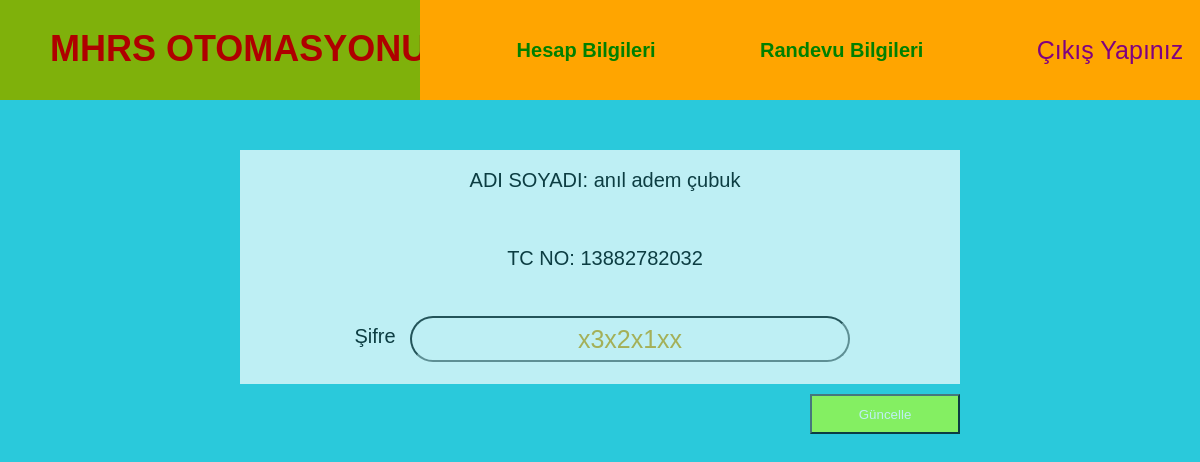
/hesap.php (signed in), run on the app's committed database.
### tables this page shows
CREATE TABLE `hasta` (
  `hasta_id` int(11) NOT NULL,
  `hasta_ad_soyad` varchar(60) NOT NULL,
  `hasta_tc` varchar(11) NOT NULL,
  `hasta_sifre` varchar(35) NOT NULL
);

### hesap.php (the view, shortened to what this page needs)
<?php   include 'baslik.php';        ?>
<!DOCTYPE html>
<html lang="tr">
<head>
</head>
<body>
<form action="guncelle.php" method="post">
    <div class="hesap_con">
        <div class="label">
            <label>ADI SOYADI: </label>
            <label  name="hasta_ad_soyad" > <?php echo $hastacekek['hasta_ad_soyad']; ?></label>
        </div><br>
        <div class="label">
            <label>TC NO: </label>
            <label > <?php echo $hastacekek['hasta_tc']; ?></label>
        </div><br>
        <div class="label">
            <label>Şifre</label>
            <input type="text" name="hasta_sifre" placeholder="<?php echo $hastacekek['hasta_sifre']; ?>" value="<?php echo $hastacekek['hasta_sifre']; ?>">
        </div><br>
        <button type="submit" name="guncelle">Güncelle</button>
    </div>
</form>
</body>
</html>

### style.css (style rules this page uses)
body { padding:0; margin: 0; font-family:'helvatica', sans-serif; text-align: center; background-clip: #af0000; background-color: #2ac9db; }
input[type="text"], input[type="password"] { width: 60%; margin: 10px; height: 50px; background: white; border-radius: 50px; text-align: center; font-size: 25px; color: goldenrod; }
::placeholder { font: 25px; text-align: center; }
select, #randevu_div input, button { position: relative; width: 450px; height: 40px; margin-top: 10px; background: rgb(44, 50, 44); color: rgb(255, 255, 255); cursor: pointer; }
.hesap_con { position: relative; width: 60%; height: auto; left: 20%; top: 50px; background: white; opacity: 0.7; }
.label { position: relative; width: 100%; height: 60px; }
.label label { position: relative; font-size: 20px; line-height: 60px; left: 5px; }
.label input { position: relative; float: right; height: 40px; right: 100px; }
.hesap_con button { position: relative; float: right; width: 150px; height: 40px; cursor: pointer; background: greenyellow; }

### data on the page
hasta: hasta_ad_soyad "anıl adem çubuk", hasta_tc "13882782032", hasta_sifre "x3x2x1xx"
